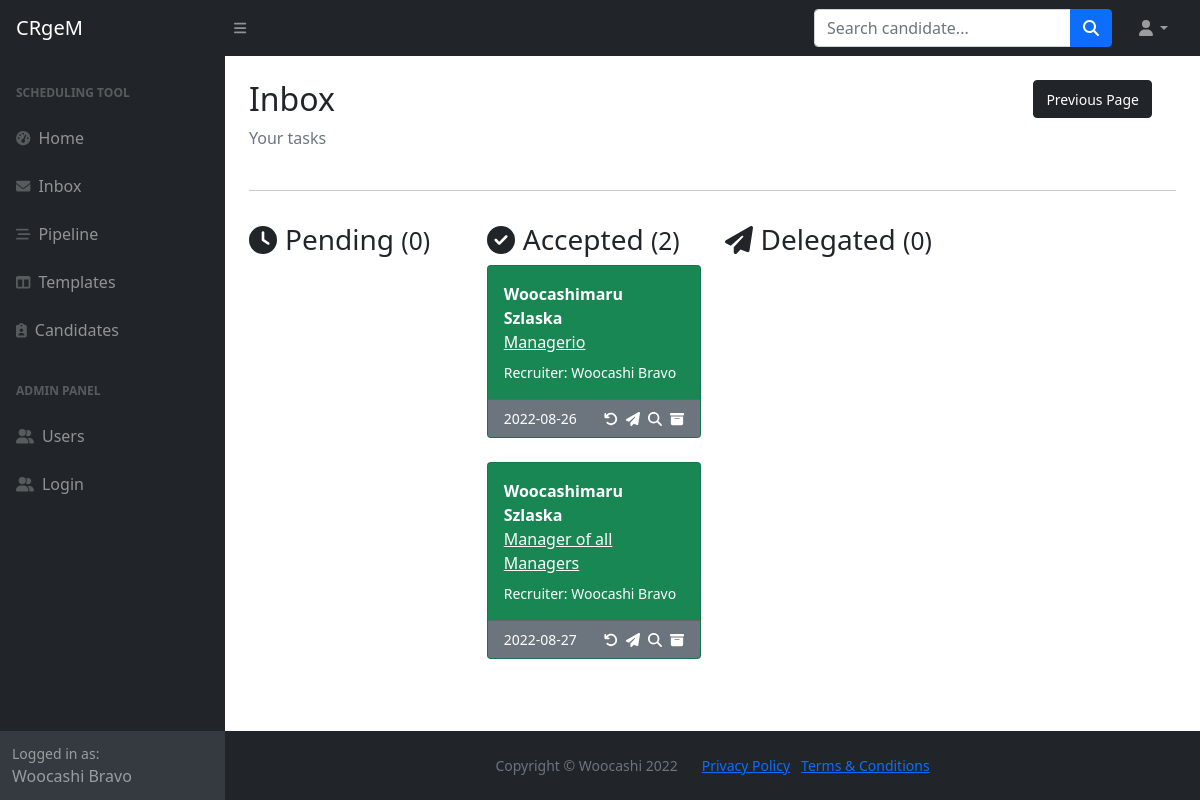
Screenshot of /inbox (signed in) with the database file from the repository.
### main.py (models this page shows)
class User(db.Model, UserMixin, Base):
    __tablename__="users"
    id = db.Column(db.Integer, primary_key=True)
    first_name = db.Column(db.String, nullable=False)
    last_name = db.Column(db.String, nullable=False)
    full_name = db.Column(db.String, nullable=False)
    email = db.Column(db.String, nullable=False, unique=True)
    phone = db.Column(db.String, nullable=False)
    type = db.Column(db.String, nullable=False)
    password = db.Column(db.String, nullable=False)
    templates = relationship("Template", back_populates="created_by")
    candidates = relationship("Candidate", back_populates="created_by")
    tasks_sent = relationship("Task", primaryjoin="User.id==Task.sender_id", back_populates="from_user")
    tasks_received = relationship("Task", primaryjoin="User.id==Task.recipient_id", back_populates="to_user")
    tasks_delegated = relationship("Task", primaryjoin="User.id==Task.delegate_id", back_populates="delegated_by")
    message = relationship("Message", primaryjoin="Message.user_id==User.id", back_populates="user")

class Task(db.Model, Base):
    __tablename__="tasks"
    id = db.Column(db.Integer, primary_key=True)
    sender_id = Column(Integer, ForeignKey('users.id'), nullable=False)
    recipient_id = Column(Integer, ForeignKey('users.id'), nullable=False)
    delegate_id = Column(Integer, ForeignKey('users.id'), nullable=False)
    from_user = relationship("User", foreign_keys=[sender_id], back_populates="tasks_sent")
    to_user = relationship("User", foreign_keys=[recipient_id], back_populates="tasks_received")
    candidate_id = Column(Integer, ForeignKey('candidates.id'))
    candidate = relationship("Candidate", foreign_keys=[candidate_id], back_populates="tasks")
    interviewers = db.Column(db.String, nullable=False)
    role = db.Column(db.String, nullable=False)
    recruiter_notes = db.Column(db.Text, nullable=True)
    date_sent = db.Column(db.Date, nullable=False)
    date_received = db.Column(db.Date, nullable=True)
    date_completed = db.Column(db.Date, nullable=True)
    status = db.Column(db.String, nullable=False)
    is_archived = db.Column(db.Boolean, nullable=False)
    delegated_by = relationship("User", foreign_keys=[delegate_id], back_populates="tasks_delegated")
    interview_date = db.Column(db.Date, nullable=True)
    interview_time = db.Column(db.Time, nullable=True)
    scheduler_notes = db.Column(db.Text, nullable=True)
    time_completed = db.Column(db.Time, nullable=True)
    pipeline_status = db.Column(db.String, nullable=False)
    message = relationship("Message", primaryjoin="Message.task_id==Task.id", back_populates="task")

class Candidate(db.Model, Base):
    __tablename__="candidates"
    id = db.Column(db.Integer, primary_key=True)
    first_name = db.Column(db.String, nullable=False)
    last_name = db.Column(db.String, nullable=False)
    full_name = db.Column(db.String, nullable=False)
    email = db.Column(db.String, nullable=False, unique=True)
    phone = db.Column(db.String, nullable=False)
    cv = db.Column(db.String, nullable=True)
    owner_id = Column(Integer, ForeignKey('users.id'))
    created_by = relationship("User", back_populates="candidates")
    created_date = db.Column(db.Date, nullable=False)
    tasks = relationship("Task", back_populates="candidate")
    message = relationship("Message", primaryjoin="Message.candidate_id==Candidate.id", back_populates="candidate")

### main.py (the view)
@app.route('/inbox')
def inbox():
    user_tasks = Task.query.filter_by(recipient_id=current_user.id).all()
    return render_template('inbox.html', user_tasks=user_tasks, tasks_count=get_tasks_count(), current_user=current_user, delegated_tasks=get_delegations())

### main.py (called while the page is built)
@login_manager.user_loader
def load_user(user_id):
    try:
        return User.query.get(user_id)
    except:
        return None

def get_tasks_count():
    delegations = Task.query.filter_by(delegate_id=current_user.id).all()
    delegated_list = []
    for task in delegations:
        if task.delegate_id == current_user.id and task.recipient_id != current_user.id:
            delegated_list.append(task)
    delegated_count = len(delegated_list)
    accepted_count = len(Task.query.filter_by(recipient_id=current_user.id, status="accepted").all())
    pending_count = len(Task.query.filter_by(recipient_id=current_user.id, status="pending").all())
    tasks_count = {
        "accepted": accepted_count,
        "pending": pending_count,
        "delegated": delegated_count,
    }
    return tasks_count

def get_delegations():
    delegations = Task.query.filter_by(delegate_id=current_user.id).all()
    return delegations

### templates/inbox.html (shortened to what this page needs)
{% import "bootstrap/wtf.html" as wtf %}
{% include "header.html" %}
                <main>
                    <div class="container-fluid px-4">
                        <div class="row d-flex justify-content-between">
                            <div class="col">
                                <h2 class="mt-4">Inbox</h2>
                                <ol class="breadcrumb mb-4">
                                    <li class="breadcrumb-item active">Your tasks</li>
                                </ol>
                            </div>
                            <div class="col d-flex justify-content-end">
                                <span><a class="btn btn-dark m-4" href="javascript:history.back()"><small>Previous Page</small></a></span>
                            </div>
                        </div>
                        <hr>
                        <div class="row">
                            {% if user_tasks %}
	                        <div class="col-xl-3">
                                <h3 class="mt-3"><i class="fa-solid fa-clock me-2"></i>Pending <small>({{ tasks_count.pending }})</small></h3>
                            </div>
                            <div class="col-xl-3">
                                <h3 class="mt-3"><i class="fa-solid fa-circle-check me-2"></i>Accepted <small>({{ tasks_count.accepted }})</small></h3>
                                {% for task in user_tasks: %}
                                {% if task.status == "accepted" and task.is_archived == False: %}
                                <div class="card bg-success text-white mb-4">
                                    <div class="card-body">
                                        <div class="row">
                                            <strong>{{ task.candidate.full_name }}</strong>
                                            <u>{{ task.role}}</u>
                                        </div>
                                        <div class="row mt-2">
                                            <span class="small"> Recruiter: {{task.from_user.full_name}}</span>
                                        </div>
                                    </div>
                                    <div class="card-footer d-flex align-items-center justify-content-between bg-secondary">
                                        <div class="d-flex align-items-center justify-content-start">
                                            <span class="small">{{task.date_sent}}</span>
                                        </div>
                                        <div class="d-flex align-items-center justify-content-end">
                                            <a class="small text-white ms-2" href="#" title="Return to sender">
                                                <i class="fa-solid fa-arrow-rotate-left"></i>
                                            </a>
                                            <a class="small text-white ms-2" href="{{url_for('task_delegate', task_id=task.id)}}" title="Delegate">
                                                <i class="fa-solid fa-paper-plane"></i>
                                            </a>
                                            <a class="small text-white ms-2" href="{{url_for('check_task_details', task_id=task.id)}}" title="Check details">
                                                <i class="fa-solid fa-magnifying-glass"></i>
                                            </a>
                                            <a class="small text-white ms-2" href="#" title="Archive task">
                                                <i class="fa-solid fa-box-archive"></i>
                                            </a>
                                        </div>
                                    </div>
                                </div>
                                {% endif %}
                                {% endfor %}
                            </div>
                            <div class="col-xl-3">
                                <h3 class="mt-3"><i class="fa-solid fa-paper-plane me-2"></i>Delegated <small>({{ tasks_count.delegated }})</small></h3>
                            {% else %}
                            <div>You don't have any tasks yet!</div>
                            {% endif %}
                        </div>
                    </div>
                    </div>
                </main>
{% include 'footer.html' %}

### templates/header.html (shortened to what this page needs)
<!DOCTYPE html>
<html lang="en">
    <head>
        <link href="https://cdn.jsdelivr.net/npm/simple-datatables@latest/dist/style.css" rel="stylesheet" />
        <link href="{{ url_for('static', filename='css/styles.css') }}" rel="stylesheet" />
    </head>
    <body class="sb-nav-fixed">
        <nav class="sb-topnav navbar navbar-expand navbar-dark bg-dark">
            <a class="navbar-brand ps-3" href="{{ url_for('home') }}">CRgeM</a>
            <button class="btn btn-link btn-sm order-1 order-lg-0 me-4 me-lg-0" id="sidebarToggle" href="#!"><i class="fas fa-bars"></i></button>
            <form class="d-none d-md-inline-block form-inline ms-auto me-0 me-md-3 my-2 my-md-0">
                <div class="input-group">
                    <input class="form-control" type="text" placeholder="Search candidate..." aria-label="Search for..." aria-describedby="btnNavbarSearch" />
                    <button class="btn btn-primary" id="btnNavbarSearch" type="button"><i class="fas fa-search"></i></button>
                </div>
            </form>
            <ul class="navbar-nav ms-auto ms-md-0 me-3 me-lg-4">
                <li class="nav-item dropdown">
                    <a class="nav-link dropdown-toggle" id="navbarDropdown" href="#" role="button" data-bs-toggle="dropdown" aria-expanded="false"><i class="fas fa-user fa-fw"></i></a>
                </li>
            </ul>
        </nav>
        <div id="layoutSidenav">
            <div id="layoutSidenav_nav">
                <nav class="sb-sidenav accordion sb-sidenav-dark" id="sidenavAccordion">
                    <div class="sb-sidenav-menu">
                        <div class="nav">
                            <div class="sb-sidenav-menu-heading">Scheduling tool</div>
                            <a class="nav-link" href={{url_for('home')}}>
                                <div class="sb-nav-link-icon"><i class="fas fa-tachometer-alt"></i></div>
                                Home
                            <a class="nav-link" href="{{url_for('inbox')}}">
                                <div class="sb-nav-link-icon"><i class="fa-solid fa-envelope"></i></div>
                                Inbox
                            </a>
                            <a class="nav-link" href={{url_for('pipeline')}}>
                                <div class="sb-nav-link-icon"><i class="fa-solid fa-bars-staggered"></i></div>
                                Pipeline
                            </a>
                            <a class="nav-link" href={{url_for('templates')}}>
                                <div class="sb-nav-link-icon"><i class="fas fa-columns"></i></div>
                                Templates
                            </a>
                            <a class="nav-link" href={{url_for('candidates')}}>
                                <div class="sb-nav-link-icon me-2"><i class="fa-solid fa-clipboard-user"></i></div>
                                Candidates
                            </a>
                            <div class="sb-sidenav-menu-heading">ADMIN PANEL</div>
                            <a class="nav-link" href="{{url_for('users')}}">
                                <div class="sb-nav-link-icon"><i class="fa-solid fa-user-group"></i></div>
                                Users
                            </a>
                            <a class="nav-link" href="{{url_for('login')}}">
                                <div class="sb-nav-link-icon"><i class="fa-solid fa-user-group"></i></div>
                                Login
                            </a>
                        </div>
                    </div>
                    {% if current_user %}
                    <div class="sb-sidenav-footer">
                        <div class="small">Logged in as:</div>
                        {{current_user.first_name}} {{current_user.last_name}}
                    </div>
                    {% endif %}
                </nav>
            </div>
            <div id="layoutSidenav_content">

### rows the page displays
User: first_name "Woocashi", last_name "Bravo"
Task: candidate.full_name "Woocashimaru Szlaska", role "Managerio", from_user.full_name "Woocashi Bravo", date_sent "2022-08-26"
Task: candidate.full_name "Woocashimaru Szlaska", role "Manager of all Managers", from_user.full_name "Woocashi Bravo", date_sent "2022-08-27"

### other values shown
{{ tasks_count.pending }} "0"
{{ tasks_count.accepted }} "2"
{{ tasks_count.delegated }} "0"
